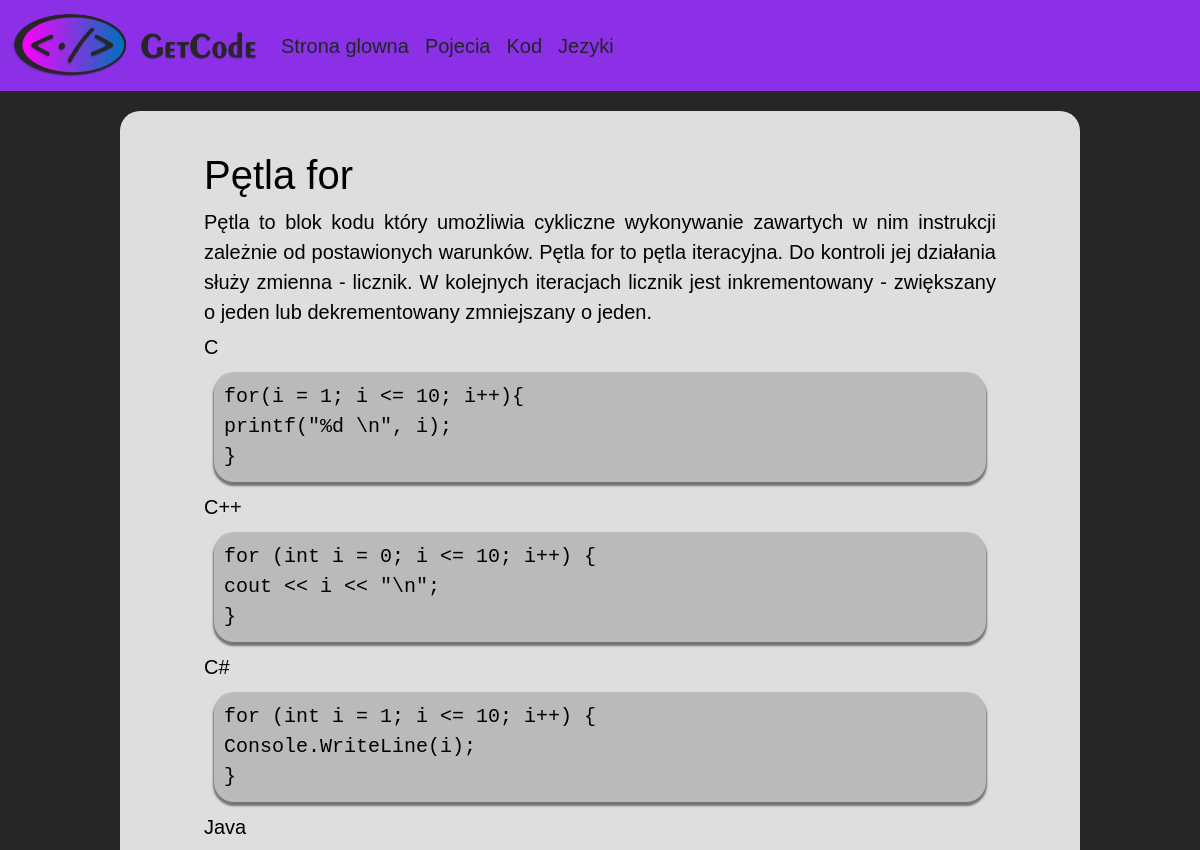
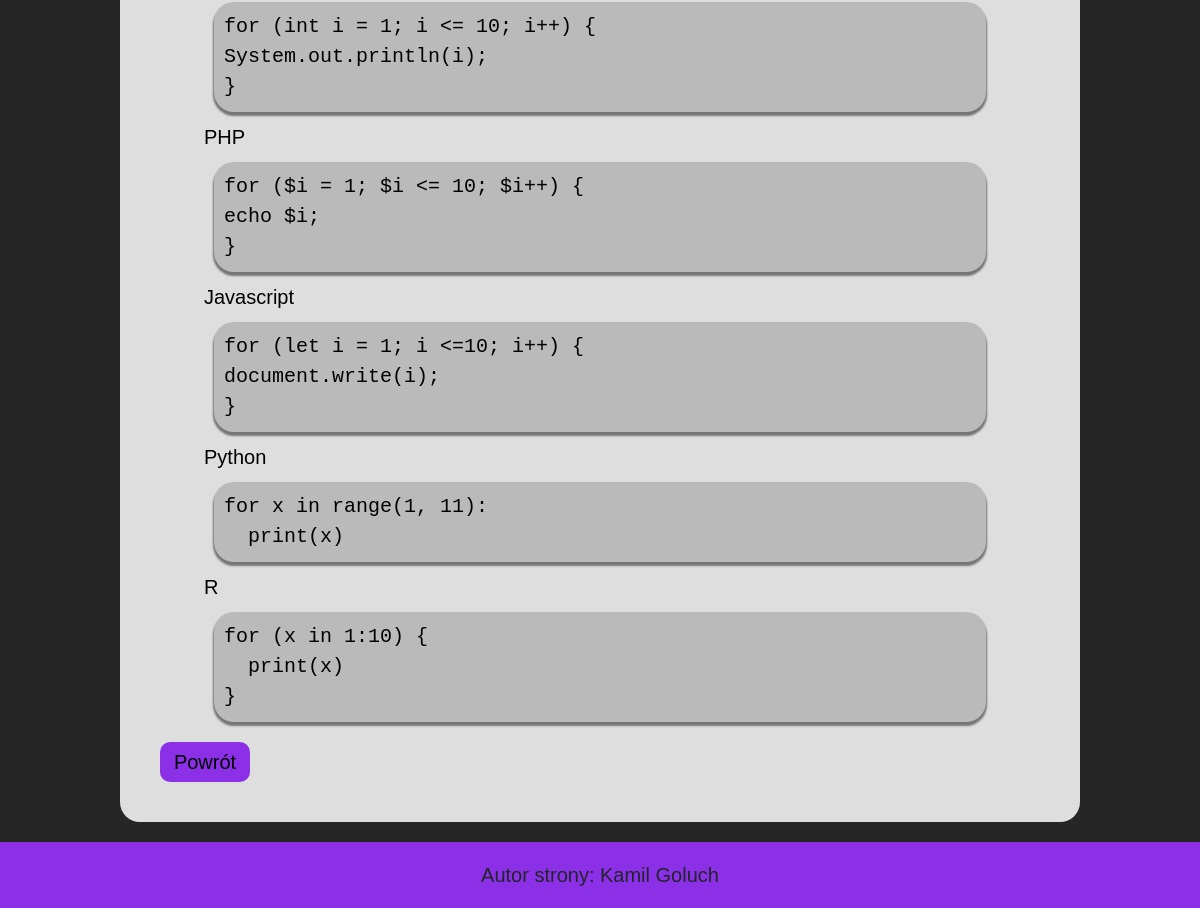
/kod/podstrony/podstrona.php?kol=for, run on the app's committed database (2 pictures, top to bottom).
### tables this page shows
CREATE TABLE `akapity` (
  `id` int(11) NOT NULL,
  `tresc` text DEFAULT NULL,
  `kod` varchar(255) DEFAULT NULL
);

CREATE TABLE `kod` (
  `id` int(11) NOT NULL,
  `jezyk` int(11) DEFAULT NULL,
  `for` text DEFAULT NULL,
  `while` text DEFAULT NULL,
  `dowhile` text DEFAULT NULL,
  `if` text DEFAULT NULL,
  `ifelse` text DEFAULT NULL,
  `elseif` text DEFAULT NULL,
  `zmienne` text DEFAULT NULL,
  `switch` text DEFAULT NULL,
  `array` text DEFAULT NULL,
  `funkcje` text DEFAULT NULL
);

CREATE TABLE `jezyki` (
  `id` int(11) NOT NULL,
  `nazwa` varchar(255) DEFAULT NULL,
  `logo_jezyka` varchar(255) DEFAULT NULL,
  `opis` text DEFAULT NULL,
  `historia` text DEFAULT NULL
);

### kod/podstrony/zawartosc.php (the view, shortened to what this page needs)
<?php
	$kol=$_GET['kol'];
	$strony = array("for", "while", "dowhile", "if", "ifelse", "elseif", "zmienne", "switch", "array", "funkcje");
	if(in_array($kol,$strony)){
		require_once "../../sql/connect.php";
		$polaczenie = @new mysqli($host, $db_user, $db_password, $db_name);
		if($polaczenie->connect_errno!=0)
		{
			echo "Error: ".$polaczenie->connect_errno."opis bledu: ".$polaczenie->connect_errno;
		}else{
			$sql1 = "SELECT tresc, kod FROM akapity WHERE kod='$kol'";
			if($rezultat=@$polaczenie->query($sql1)){
				$wiersz=$rezultat->fetch_assoc();
				$tresc=$wiersz['tresc'];
				echo $tresc;
			}
			$sql2 = "SELECT kod.$kol,jezyki.nazwa FROM kod, jezyki WHERE kod.jezyk=jezyki.id";
			if($rezultat=@$polaczenie->query($sql2)){
				$ile_wierszy = $rezultat->num_rows;
				for($i=1; $i <=$ile_wierszy; $i++){
				$wiersz=$rezultat->fetch_assoc();
				$nazwa=$wiersz['nazwa'];
				$dane = $wiersz[$kol];
				echo '
				<div class="kodnazwaj">'.$nazwa.'</div>
				<div class="kod">
					'.$dane.'
				</div>';
				}
			}
			}
	}else{
		header('Location:../../blad/blad.php');
	}
?>

### kod/podstrony/podstrona.php (shortened to what this page needs)
<!DOCTYPE HTML>
<html lang="pl">
<head>
	<link rel="stylesheet" href="../../css/Style.css">
	<link rel="stylesheet" href="../../css/bootstrap.min.css" type="text/css">
</head>
<body id="bootstrap-overrides">
		<nav class="navbar navbar-expand-lg bg-light">
		  <div class="container-fluid">
		    <a class="navbar-brand" href="#"><img id="logo" src="../../img/Logo.png"></a>
		    <div class="collapse navbar-collapse" id="navbarNavDropdown">
		      <ul class="navbar-nav">
		        <li class="nav-item">
		          <a class="nav-link" aria-current="page" href="../../home.php">Strona glowna</a>
		        </li>
		        <li class="nav-item">
		          <a class="nav-link" href="../../pojecia/pojecia.php">Pojecia</a>
		        </li>
		        <li class="nav-item">
		          <a class="nav-link" href="../kod.php">Kod</a>
		        </li>
				<li class="nav-item">
		          <a class="nav-link" href="../../jezyki/jezyki.php">Jezyki</a>
		        </li>
		      </ul>
		    </div>
		  </div>
		</nav>
		<div id="content">
			<div class="zwezenie">
			<?php
				require_once "zawartosc.php";
			?>
			</div>
		<div class="powrot"><a class="" href="../kod.php">Powrót</a></div>
		</div>
		<div id="footer"> Autor strony: Kamil Goluch</div>
</body>
</html>

### css/Style.css (style rules this page uses)
#bootstrap-overrides { background-color: #262626; font-size:20px; font-family: 'Trebuchet MS', sans-serif!important; }
#bootstrap-overrides nav { background-color:#8c30e8 !important; font-size:20px!important; }
.navbar { --bs-navbar-color: rgba(0, 0, 0,)!important; --bs-navbar-hover-color: rgba(0, 0, 0,)!important; }
.nav-link { color:white; }
#logo { width:245px; height:65px; }
#content { background-color: #dedede; color:black; width:80%; min-height: 800px; margin-left:10%; margin-right:10%; margin-bottom:20px; margin-top:20px; padding: 40px; text-align: justify; border-radius:20px; font-size:20px; }
.zwezenie { padding-right:5%; padding-left:5%; }
#footer { background-color:#8c30e8; height:5%; width:100%; padding: 18px; text-align: center; }
.powrot { background-color:#8c30e8; width:90px; padding:5px; margin-top:20px; border-radius:10px; }
.powrot a { color: black; display: block; text-align:center; text-decoration:none; }
.kodnazwaj { margin-top:5px; }
.kod { background-color:#BABABA; padding:10px; margin:10px; border-radius:20px; box-shadow: 0px 3px 2px 1px #757575; font-family: 'Courier New',monospace; }

### data on the page
akapity: tresc "Pętla for Pętla to blok kodu który umożliwia cykliczne wykonywanie zawartych w nim instrukcji zależnie od postawionych warunków. Pętla for to pętla iteracyjna. Do kontroli jej działania służy zmienna - licznik. W kolejnych iteracjach licznik jest inkrementowany - zwiększany o jeden lub dekrementowany zmniejszany o jeden."
kod: jezyk.nazwa "C", for "for(i = 1; i <= 10; i++){ printf(\"%d \\n\", i); }"
kod: jezyk.nazwa "C++", for "for (int i = 0; i <= 10; i++) { cout << i << \"\\n\"; }"
kod: jezyk.nazwa "C#", for "for (int i = 1; i <= 10; i++) { Console.WriteLine(i); }"
kod: jezyk.nazwa "Java", for "for (int i = 1; i <= 10; i++) { System.out.println(i); }"
kod: jezyk.nazwa "PHP", for "for ($i = 1; $i <= 10; $i++) { echo $i; }"
kod: jezyk.nazwa "Javascript", for "for (let i = 1; i <=10; i++) { document.write(i); }"
kod: jezyk.nazwa "Python", for "for x in range(1, 11): print(x)"
kod: jezyk.nazwa "R", for "for (x in 1:10) { print(x) }"
